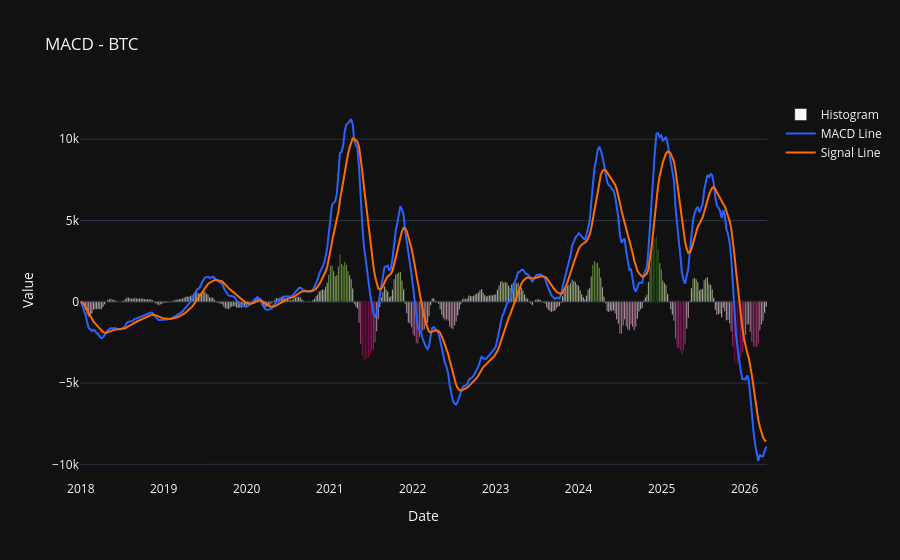

This figure's notebook cell:
### Code cell
macd_line, signal_line, histogram = btc_w.macd()

fig3 = make_subplots(rows=1, cols=1)

fig3.add_trace(go.Bar(
    x=histogram.index,
    y=histogram,
    name='Histogram',
    marker_color=histogram
))

fig3.add_trace(go.Scatter(
    x=macd_line.index,
    y=macd_line,
    name='MACD Line',
    line=dict(color='#2962FF')
))

fig3.add_trace(go.Scatter(
    x=signal_line.index,
    y=signal_line,
    name='Signal Line',
    line=dict(color='#FF6D00')
))

fig3.update_layout(title='MACD - BTC', xaxis_title='Date', yaxis_title='Value', template=('plotly_dark'))
fig3.show()

### Figure 1 — Plotly figure (JSON) as saved in the notebook; plotly's stock layout.template omitted (floating-point values rounded to 4 significant figures; data arrays with more than 128 entries replaced by an {"elided": "..."} marker saying what was removed)
{"data": [{"marker": {"color": {"elided": "432 float values"}}, "name": "Histogram", "type": "bar", "x": {"elided": "432 str values"}, "y": {"elided": "432 float values"}}, {"line": {"color": "#2962FF"}, "name": "MACD Line", "type": "scatter", "x": {"elided": "432 str values"}, "y": {"elided": "432 float values"}}, {"line": {"color": "#FF6D00"}, "name": "Signal Line", "type": "scatter", "x": {"elided": "432 str values"}, "y": {"elided": "432 float values"}}], "layout": {"title": {"text": "MACD - BTC"}, "xaxis": {"anchor": "y", "domain": [0, 1], "title": {"text": "Date"}}, "yaxis": {"anchor": "x", "domain": [0, 1], "title": {"text": "Value"}}}}
